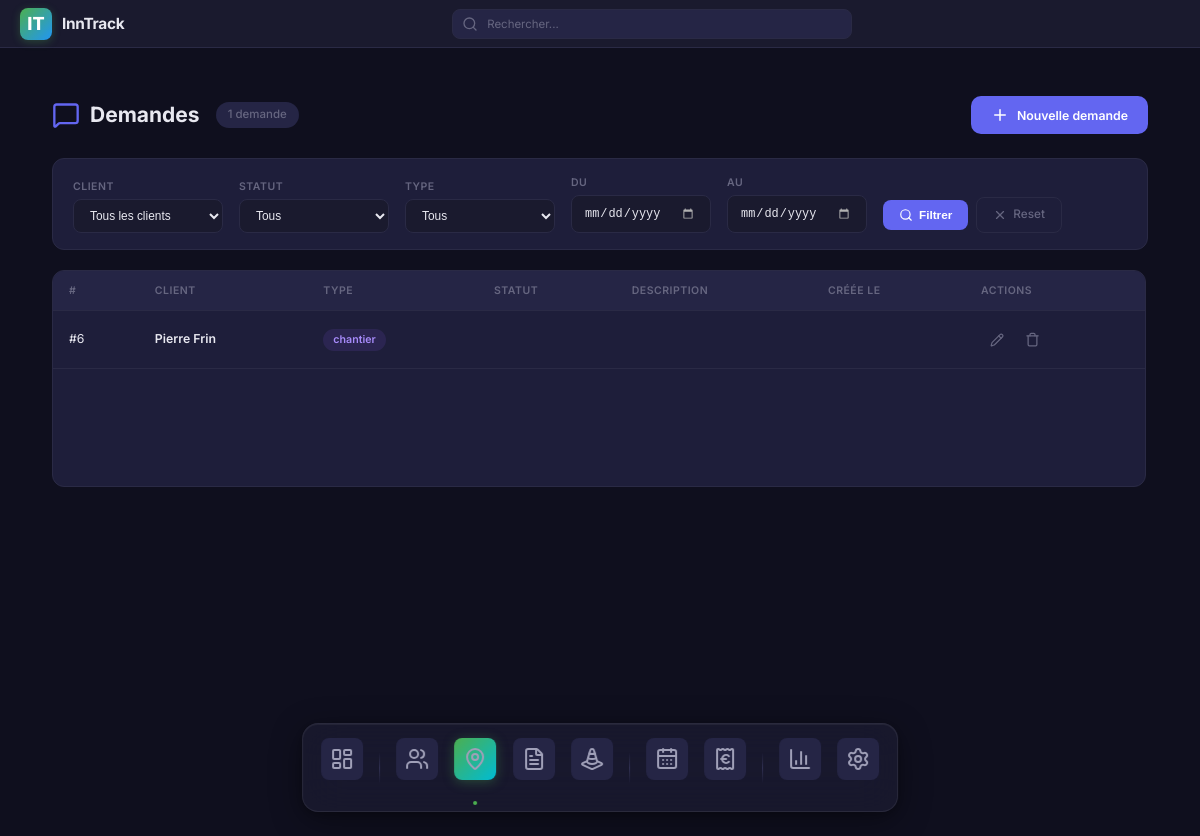
Page /demandes/ on the earlier database version.
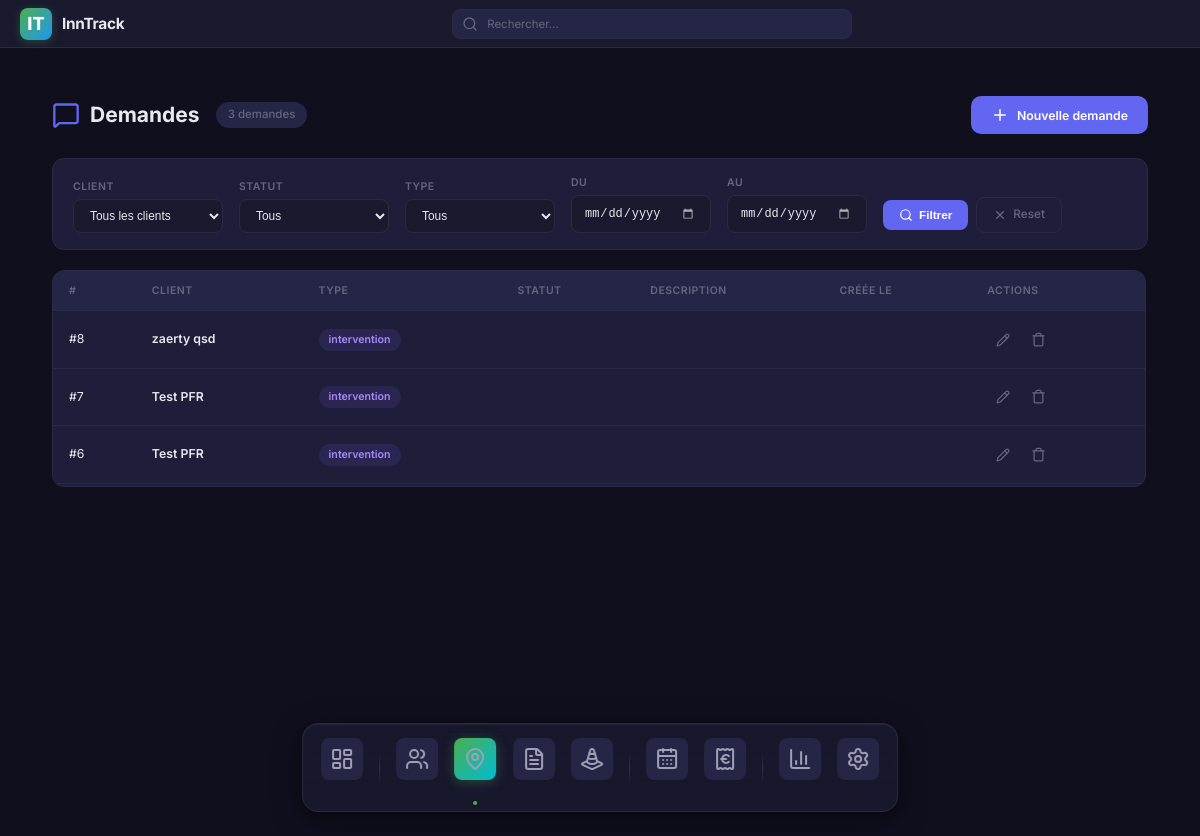
Same page on the later database version.
### demoApp/models.py (models this page shows, shortened)
class demande(models.Model):
    type_of_demande = [
        (INTERVENTION, "intervention"),
        (CHANTIER, "chantier")
    ]
    client = models.ForeignKey(client, on_delete=models.CASCADE,blank=False)
    demandeDate = models.DateField(_("Date de la demande"),null=True, blank=True, default=date.today)
    motif = models.CharField(max_length=255)
    type = models.CharField(
        choices=type_of_demande,
        default=INTERVENTION,
        max_length=22
    )
    excpectedVisitDate = models.DateField(_("Date prévue de la visite"),null=True, blank=True, default=date.today)
    clientAvailibity = models.CharField(_("Disponibilités client"),max_length=255)
    realVisitDate = models.DateField(_("Date réele de la visite"),null=True, blank=True)

class client(models.Model):
    type_of_client = [
        (PARTICULIER, "particulier"),
        (PROFESSIONNEL, "professionnel")
    ]
    firstName = models.CharField(_("Prénom"),max_length=100)
    lastName = models.CharField(_("Nom"),max_length=100)
    type = models.CharField(
        choices=type_of_client,
        default=PARTICULIER,
        max_length=19
    )
    email = models.EmailField(max_length=254, default="example@example.com", blank=False)
    postal_address = models.CharField(_("Adresse postale"),max_length=255, blank=False)
    phone = models.CharField(_("Téléphone"),max_length=10, default="0600000000", blank=False)
    def _get_full_name(self):
        return '%s %s' % (self.firstName, self.lastName)
    full_name = property(_get_full_name)
    def __str__(self):
        return self.full_name

### demoApp/views.py (the view)
# urls.py: path('demandes/', views.demandes_list_view, name='demandes_list'),
def demandes_list_view(request):
    qs = Demande.objects.select_related('client').all().order_by('-id')
    all_clients = Client.objects.all().order_by('lastName')
    f_client = request.GET.get('client', '')
    f_type = request.GET.get('type', '')
    f_date_from = request.GET.get('date_from', '')
    f_date_to = request.GET.get('date_to', '')
    if f_client:
        qs = qs.filter(client_id=f_client)
    if f_type:
        qs = qs.filter(type=f_type)
    if f_date_from:
        qs = qs.filter(excpectedVisitDate__gte=f_date_from)
    if f_date_to:
        qs = qs.filter(excpectedVisitDate__lte=f_date_to)
    type_choices = []
    try:
        type_choices = Demande._meta.get_field('type').choices or []
    except Exception:
        pass
    context = {
        'active_page': 'demandes',
        'demandes': qs,
        'clients': all_clients,
        'type_choices': type_choices,
        'demande_form': DemandeForm(),
        'edit_demande_form': DemandeForm(prefix='edit'),
        'current_filters': {
            'client': f_client,
            'type': f_type,
            'date_from': f_date_from,
            'date_to': f_date_to,
        },
    }
    return render(request, 'demande/demande_list.html', context)

### demoApp/forms.py
class DemandeForm(forms.ModelForm):
    class Meta:
            model = demande
            fields = "__all__"
    def __init__(self, *args, **kwargs):
        super().__init__(*args, **kwargs)
        for field_name, field in self.fields.items():
            if isinstance(field, forms.DateField):
                field.widget = forms.DateInput(
                    attrs={
                        'class': 'form-input',
                        'type': 'date'
                    }
                )
            else:
                field.widget.attrs['class'] = 'form-input'

### demoApp/templates/demande/demande_list.html (shortened to what the changed rows need)
{% extends 'base.html' %}
{% load static %}
{% block extra_css %}
<link rel="stylesheet" href="{% static 'css/list-page.css' %}">
{% endblock %}
{% block content %}
<div class="list-page">
    <div class="page-header">
        <div class="page-header-left">
            <h1>
                <i data-lucide="message-square" style="width:28px;height:28px;"></i>
                Demandes
            </h1>
            <span class="record-count">{{ demandes|length }} demande{{ demandes|length|pluralize }}</span>
        </div>
    </div>
    <div class="list-content">
        <div class="list-table-wrapper">
            <table class="list-table">
                <thead>
                    <tr>
                        <th>#</th>
                        <th>Client</th>
                        <th>Type</th>
                        <th>Statut</th>
                        <th>Description</th>
                        <th>Créée le</th>
                        <th>Actions</th>
                    </tr>
                </thead>
                <tbody>
                    {% for d in demandes %}
                    <tr class="demande-row" data-id="{{ d.pk }}">
                        <td class="cell-sub">#{{ d.pk }}</td>
                        <td class="cell-main">{{ d.client }}</td>
                        <td>
                            <span class="type-badge">{{ d.get_type_display }}</span>
                        </td>
                        <td>
                            <span class="status-badge status-{{ d.status|lower }}">{{ d.get_status_display }}</span>
                        </td>
                        <td class="cell-sub">{{ d.description|truncatewords:8 }}</td>
                        <td class="cell-sub">{{ d.created_at|date:"d/m/Y" }}</td>
                        <td>
                            <div class="action-buttons">
                                <button class="btn-icon" title="Modifier" onclick="event.stopPropagation(); openEditDemandeModal({{ d.pk }})">
                                    <i data-lucide="pencil" style="width:14px;height:14px;"></i>
                                </button>
                                <button class="btn-icon btn-icon-delete" onclick="openDeleteDemande({{ d.id }}, '{{ d.client.firstName }} {{ d.client.lastName }}')" title="Supprimer">
                                    <svg xmlns="http://www.w3.org/2000/svg" width="15" height="15" viewBox="0 0 24 24" fill="none"
                                        stroke="currentColor" stroke-width="2" stroke-linecap="round" stroke-linejoin="round">
                                        <path d="M3 6h18"/><path d="M19 6v14c0 1-1 2-2 2H7c-1 0-2-1-2-2V6"/>
                                        <path d="M8 6V4c0-1 1-2 2-2h4c1 0 2 1 2 2v2"/>
                                    </svg>
                                </button>
                            </div>
                        </td>
                    </tr>
                    {% endfor %}
                </tbody>
            </table>
        </div>
    </div>
</div>
{% endblock %}

Differences in the rows shown:
added demande: pk "8", client "zaerty qsd", type "intervention"
added demande: pk "7", client "Test PFR", type "intervention"
changed demande id 6: client "Pierre Frin" → "Test PFR"; type "chantier" → "intervention"
Other differences:
{{ demandes|length }}: "1" → "3"
